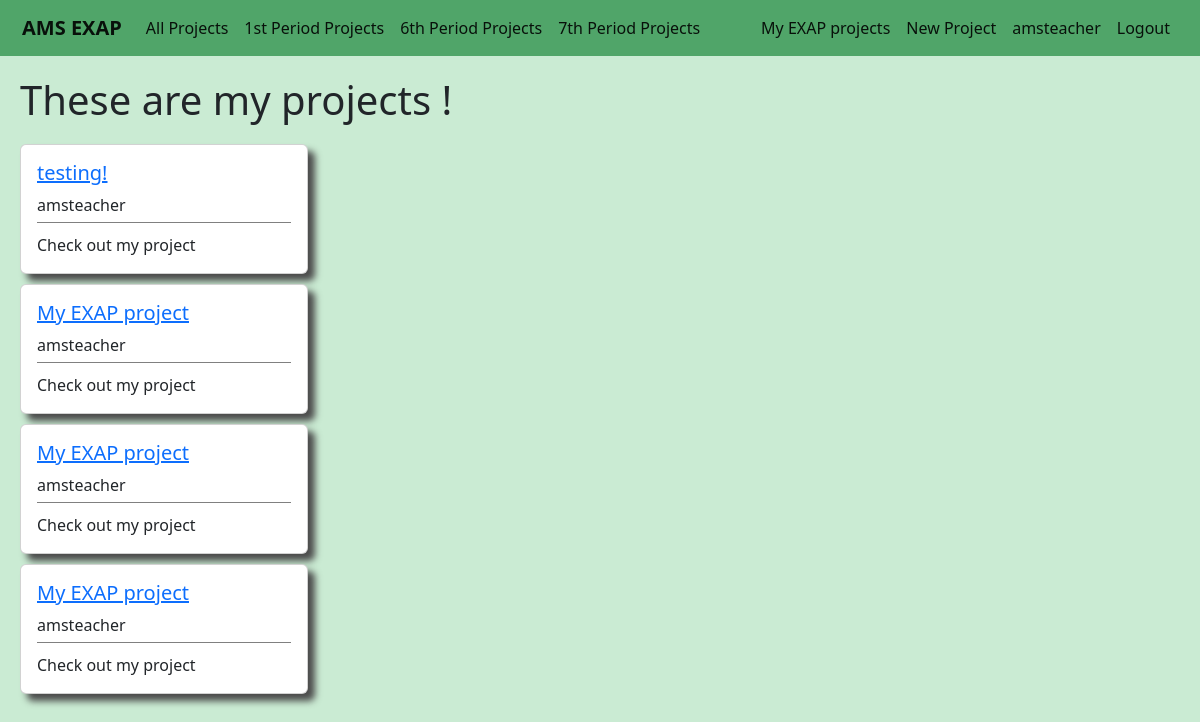
The app's page /users/myprojects/1/ (signed in), older data.
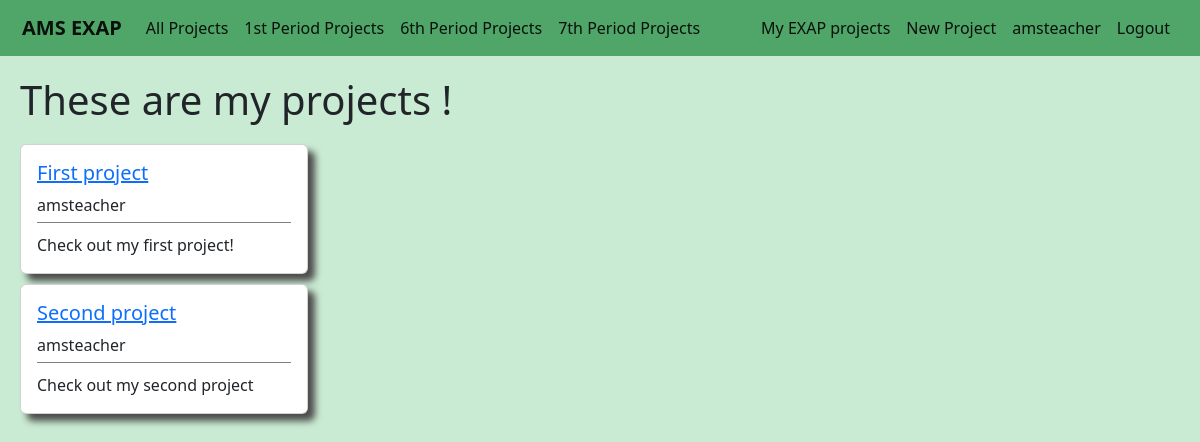
The same page, newer data.
### users/models.py (models this page shows, shortened)
class Project(models.Model):
    student = models.ForeignKey(User,on_delete=models.CASCADE)
    period = models.IntegerField(choices=periods,default=1)
    liked = models.ManyToManyField(User,default=None,blank=True,related_name='likes')
    title = models.CharField(max_length=50,default='My EXAP project')
    blurb = models.CharField(max_length=100,default='Check out my project')
    description = models.TextField(default="I haven't written my project description yet, but trust me it will be awesome!")

### users/views.py (the view)
# urls.py: path('myprojects/<int:user_id>/',MyProjectsListView.as_view(),name='users-myprojects'),
class MyProjectsListView(LoginRequiredMixin,ListView):
    model = Project
    template_name = 'users/myprojects.html'
    context_object_name = 'projects'
    def get_queryset(self):
        user = get_object_or_404(User,id=self.kwargs.get('user_id'))
        projects = Project.objects.filter(student=user)
        return projects

### users/templates/users/myprojects.html
{% extends 'main/base.html' %}
{% block content %}
<div class='page-title'>
    <h1>These are my projects !</h1>
</div>
{% if user.is_authenticated %}
    <div class='projects-div'>
        {% for project in projects %}
            <div class="card project-card" style="width: 18rem;">
                <div class="card-body project-card-body">
                    <h5><a class="article-title" href="{% url 'project-details' project.pk %}">{{ project.title }}</a></h5>
                    <h8 class="card-title project-card-student">{{ project.student.username }}</h8>
                    <div class='project-card-blurb'>
                        <p class="card-text project-card-text">{{ project.blurb }}</p>
                    </div>
                </div>
            </div>
        {% endfor %}
    </div>
{% endif %}
{% endblock content %}

Row changes from the older to the newer data that the page shows:
removed Project: title "testing!", student.username "amsteacher", blurb "Check out my project"
removed Project: title "My EXAP project", student.username "amsteacher", blurb "Check out my project"
removed Project: title "My EXAP project", student.username "amsteacher", blurb "Check out my project"
removed Project: title "My EXAP project", student.username "amsteacher", blurb "Check out my project"
added Project: title "First project", student.username "amsteacher", blurb "Check out my first project!"
added Project: title "Second project", student.username "amsteacher", blurb "Check out my second project"
